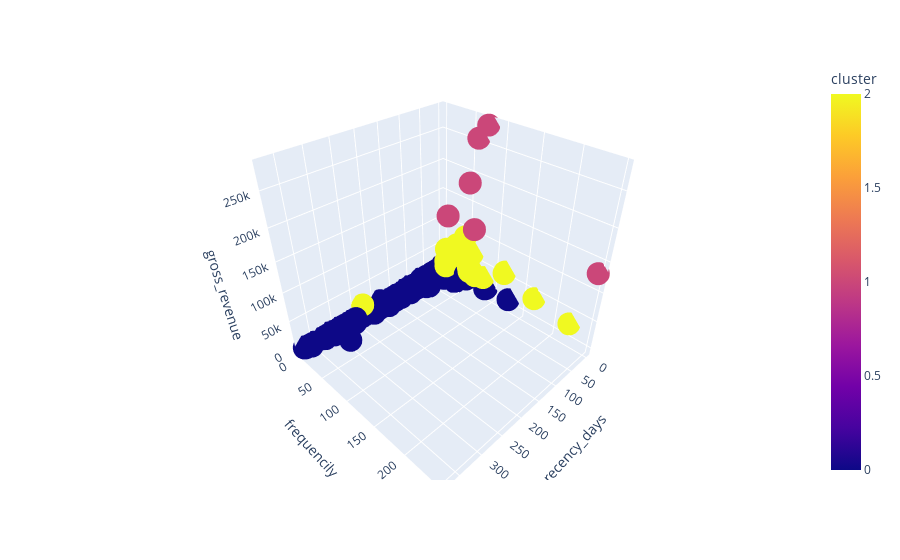

The notebook cell saved with this chart:
### Markdown cell above
## 5.1 - Inspeção por Visualização

### Code cell
# Rotulando cada cliente de acordo o o seu cluster
df9['cluster'] = labels

# Preparação para a plotagem do gráfico
visualizacao = express.scatter_3d(df9, x='recency_days', y='frequencily', z='gross_revenue', color='cluster')
visualizacao.show()

### Figure 1 — Plotly figure (JSON) as saved in the notebook; plotly's stock layout.template omitted (floating-point values rounded to 4 significant figures; data arrays with more than 128 entries replaced by an {"elided": "..."} marker saying what was removed)
{"data": [{"hovertemplate": "recency_days=%{x}<br>frequencily=%{y}<br>gross_revenue=%{z}<br>cluster=%{marker.color}<extra></extra>", "legendgroup": "", "marker": {"color": {"elided": "4372 int values"}, "coloraxis": "coloraxis", "symbol": "circle"}, "mode": "markers", "name": "", "scene": "scene", "showlegend": false, "type": "scatter3d", "x": {"elided": "4372 int values"}, "y": {"elided": "4372 int values"}, "z": {"elided": "4372 float values"}}], "layout": {"coloraxis": {"colorbar": {"title": {"text": "cluster"}}, "colorscale": [[0, "#0d0887"], [0.1111, "#46039f"], [0.2222, "#7201a8"], [0.3333, "#9c179e"], [0.4444, "#bd3786"], [0.5556, "#d8576b"], [0.6667, "#ed7953"], [0.7778, "#fb9f3a"], [0.8889, "#fdca26"], [1, "#f0f921"]]}, "legend": {"tracegroupgap": 0}, "margin": {"t": 60}, "scene": {"domain": {"x": [0, 1], "y": [0, 1]}, "xaxis": {"title": {"text": "recency_days"}}, "yaxis": {"title": {"text": "frequencily"}}, "zaxis": {"title": {"text": "gross_revenue"}}}}}
